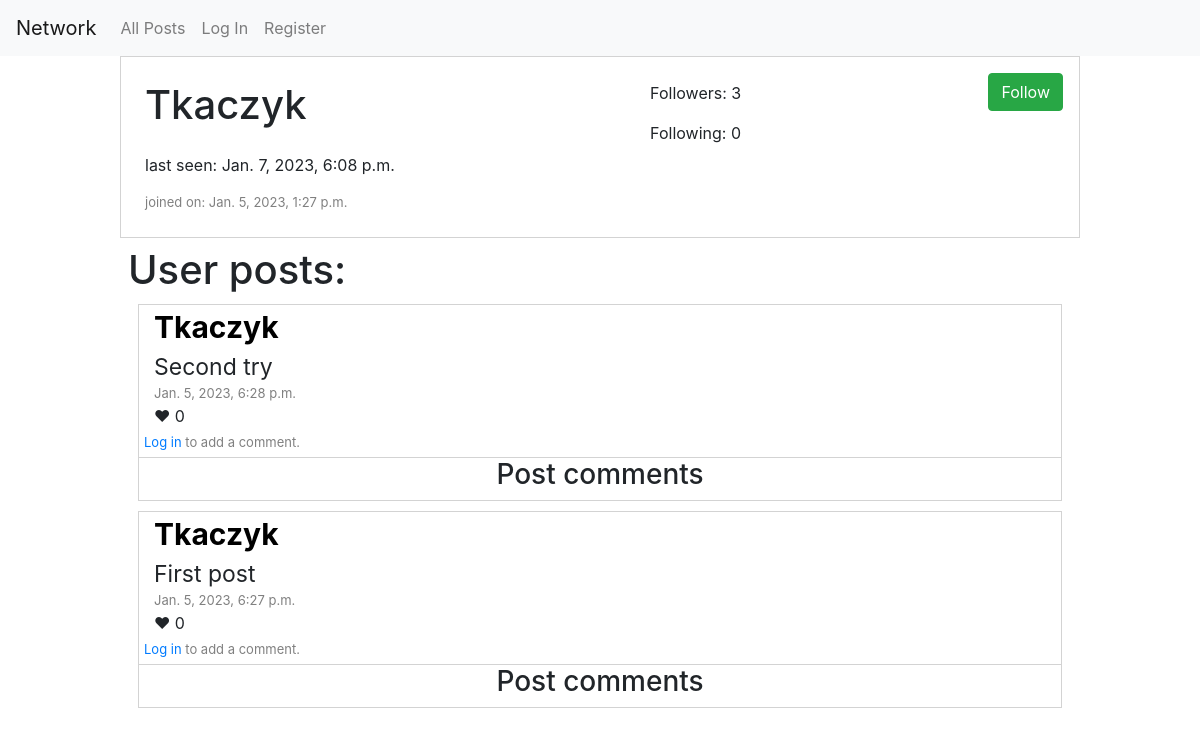
Before: /profil/Tkaczyk with the older database file.
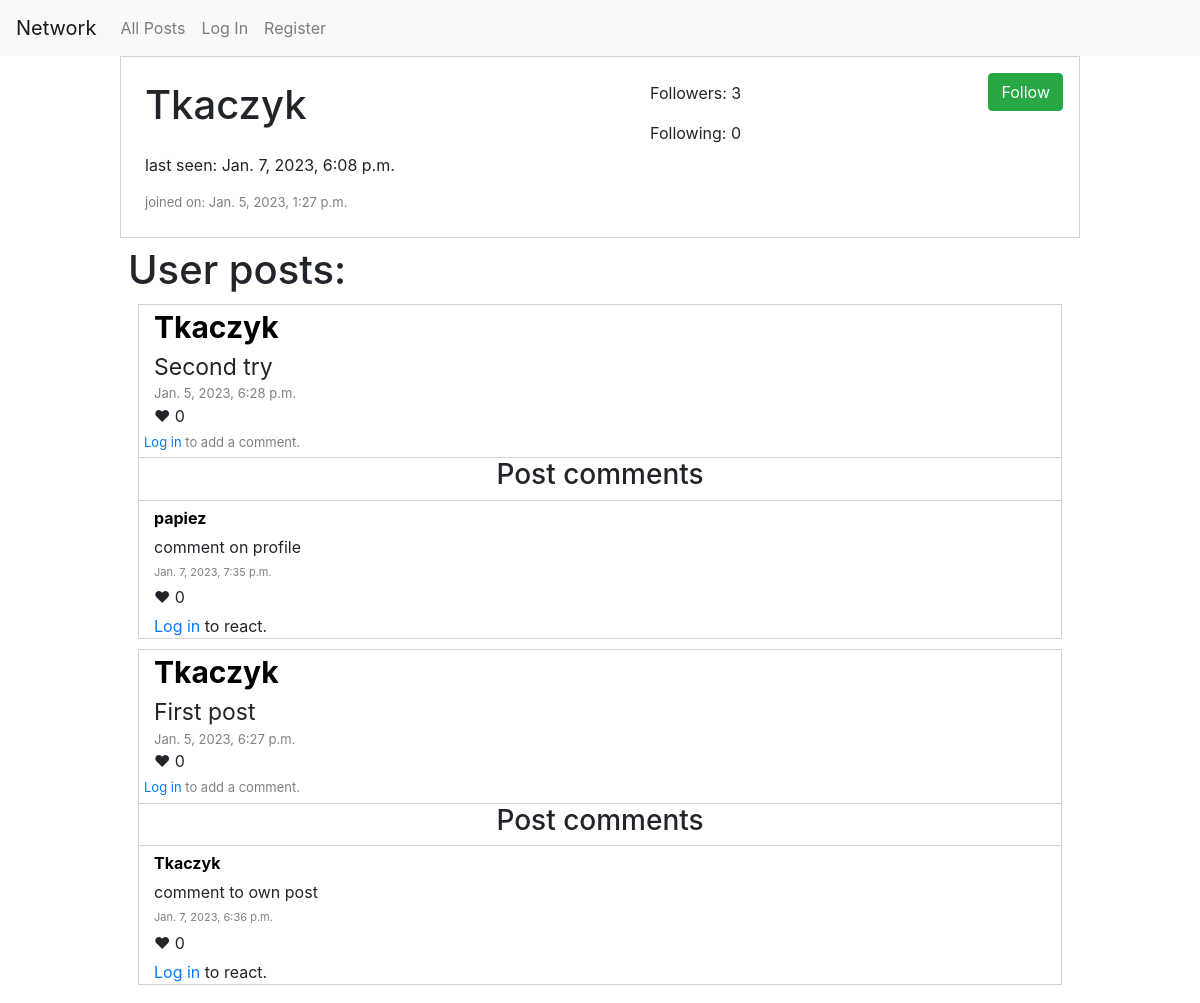
After: the same page with the newer database file.
### network/models.py (models this page shows)
class User(AbstractUser):
    followers = models.ManyToManyField("self", blank=True, related_name="followers")
    following = models.ManyToManyField("self", blank=True, related_name="following")

class Post(models.Model):
    owner = models.ForeignKey(User, on_delete=models.CASCADE, related_name="post_owner", default=None)
    timestamp = models.DateTimeField(default=None)
    content = models.CharField(max_length=2500, default=None)
    likes = models.ManyToManyField(User, blank=True, related_name="likers")

class Comments(models.Model):
    post_id = models.ForeignKey(Post, on_delete=models.CASCADE, related_name="post_id", default=None)
    owner = models.ForeignKey(User, on_delete=models.CASCADE, related_name="comment_owner", default=None)
    timestamp = models.DateTimeField(default=None)
    likes = models.ManyToManyField(User, blank=True, related_name="comment_likers")
    content = models.CharField(max_length=1000, default=None, null=True)

### network/views.py (the view)
# urls.py: path("profil/<str:username>", views.profil, name="profil"),
def profil(request, username):
    try:
        user = User.objects.get(username=username)
    except ObjectDoesNotExist:
        message = "stop playing with links"
        return render(request, "network/profil.html", {
            "message": message
        })
    followers = user.followers.all()
    posts = Post.objects.filter(owner=user).order_by('-timestamp')
    paginator = Paginator(posts, 10)
    comments = Comments.objects.all().order_by('-timestamp')
    page_number = request.GET.get('page')
    page_obj = paginator.get_page(page_number)
    return render(request, "network/profil.html", {
        "user_data": user,
        "followers": followers,
        "posts": page_obj,
        "number": paginator.num_pages,
        "site": "profil",
        "comments": comments
    })

### network/templates/network/profil.html (shortened to what this page needs)
{% extends "network/layout.html" %}
{% block body %}
      {% if not message %}
            <div class="d-flex align-items-center flex-column">
                  <div class="p-2 d-flex" id="new_post_container">
                        <div class="p-2 d-flex flex-column">
                              <div class="p-2">
                                    <h1>{{ user_data.username }}</h1>
                              </div>
                              <div class="p-2">
                                    last seen: {{ user_data.last_login }}
                              </div>
                              <div class="p-2" id="post_timestamp">
                                    joined on: {{ user_data.date_joined }}
                              </div>
                        </div>
                        <div class="p-2 d-flex flex-column ml-auto">
                              <div class="p-2">
                                    Followers: {{ user_data.followers.count }}
                              </div>
                              <div class="p-2">
                                    Following: {{ user_data.following.count }}
                              </div>
                        </div>
                        <div class="p-2 ml-auto">
                              {% if not user_data == user %}
                                    {% if user in followers %}
                                          <form method="POST" action="{% url 'follow' username=user_data.username %}">
                                                {% csrf_token %}
                                                <button type="submit" class="btn btn-danger">Unfollow</button>
                                          </form>
                                    {% else %}
                                          <form method="POST" action="{% url 'follow' username=user_data.username %}">
                                                <button type="submit" class="btn btn-success">Follow</button>
                                          </form>
                                    {% endif %}
                              {% endif %}
                        </div>
                  </div>
                  <div class="d-flex flex-column" id="posts_container">
                  <div class="p-2">
                        <h1>User posts:</h1>
                        {% if posts %}
                              {% for post in posts %}
                                    <div class="post">
                                          <div id="post_author">
                                                <a href="{% url 'profil' username=post.owner %}" style="color: black;"><strong>{{ post.owner }}</strong></a>
                                          </div>
                                          <div id="post_content">
                                                <div class="post_content_view" id="post_content_view_post{{ post.id }}">
                                                    {{ post.content }}
                                                </div>
                                          </div>
                                          <div id="post_timestamp">
                                                {{ post.timestamp }}
                                          </div>
                                          {% if user.is_authenticated %}
                                                <div class="d-flex" id="post{{ post.id }}_likes">
                                                      {% if user in post.likes.all %}
                                                      <div class="liked" id="{{ post.id }}"></div>
                                                      {% else %}
                                                      <div class="not_liked" id="{{ post.id }}"></div>
                                                      {% endif %}
                                                      {{ post.likes.count }}
                                                </div>
                                                <form method="POST" class="form-inline" action="{% url 'comment' post_id=post.id%}">
                                                      {% csrf_token %}
                                                      <input hidden name="site_name" value="{{ site }}">
                                                      <input required type="text" class="form-control" name="comment_content" placeholder="Add a comment..." style="width: 30%; margin: 10px;">
                                                      <button type="submit" class="btn btn-secondary">Comment</button>
                                                </form>
                                          {% else %}
                                                <div class="d-flex" id="post{{ post.id }}_likes">
                                                      ♥ {{ post.likes.count }}
                                                </div>
                                                <div id="post_timestamp" style="margin: 5px;">
                                                      <a href="{% url 'login' %}">Log in</a> to add a comment.
                                                </div>
                                          {% endif %}
                                          <div class="comments" style="margin: 0;">
                                                <span style="text-align: center;">
                                                   <h3>Post comments</h3>
                                                </span>
                                                {% for comment in comments %}
                                                    {% if comment.post_id == post %}
                                                        <div class="comment">
                                                            <div id="comment_owner">
                                                                  <a href="{% url 'profil' username=comment.owner %}" style="color: black;"><strong>{{ comment.owner }}</strong></a>
                                                            </div>
                                                            <div id="comment_content">
                                                                {{ comment.content }}
                                                            </div>
                                                            <div id="comment_timestamp">
                                                                {{ comment.timestamp }}
                                                            </div>
                                                            {% if user.is_authenticated %}
                                                                <div class="d-flex" id="comment{{ comment.pk }}_likes">
                                                                    {% if user in comment.likes.all %}
                                                                        <div class="comment_liked" id="{{ comment.pk }}"></div>
                                                                    {% else %}
                                                                        <div class="comment_not_liked" id="{{ comment.pk }}"></div>
                                                                    {% endif %}
                                                                    {{ comment.likes.count }}
                                                                </div>
                                                            {% else %}
                                                                <div class="d-flex" id="post{{ post.id }}_likes">
                                                                        ♥ {{ comment.likes.count }}
                                                                </div>
                                                                <a href="{% url 'login' %}">Log in</a> to react.
                                                            {% endif %}
                                                        </div>
                                                    {% endif %}
                                                {% endfor %}
                                          </div>
                                    </div>
                              {% endfor %}
                        {% else %}
                              <h5>User has no posts yet.</h5>
                        {% endif %}
                  </div>
            </div>
      {% else %}
            <h1>{{ message }}</h1>
      {% endif %}
{% endblock %}

### network/templates/network/layout.html (shortened to what this page needs)
{% load static %}
<!DOCTYPE html>
<html lang="en">
    <head>
        <link rel="stylesheet" href="https://stackpath.bootstrapcdn.com/bootstrap/4.4.1/css/bootstrap.min.css">
        <link href="{% static 'network/styles.css' %}" rel="stylesheet">
    </head>
    <body>
        <nav class="navbar navbar-expand-lg navbar-light bg-light">
            <a class="navbar-brand" href="{% url 'index' %}">Network</a>
            <div>
              <ul class="navbar-nav mr-auto">
                <li class="nav-item">
                  <a class="nav-link" href="{% url 'index' %}">All Posts</a>
                </li>
                {% if user.is_authenticated %}
                    <li class="nav-item">
                        <a class="nav-link" href="{% url 'following' %}">Following</a>
                    </li>
                    <li class="nav-item">
                        <a class="nav-link" href="{% url 'logout' %}">Log Out</a>
                    </li>
                {% else %}
                    <li class="nav-item">
                        <a class="nav-link" href="{% url 'login' %}">Log In</a>
                    </li>
                    <li class="nav-item">
                        <a class="nav-link" href="{% url 'register' %}">Register</a>
                    </li>
                {% endif %}
              </ul>
            </div>
          </nav>
        <div class="body">
            {% block body %}
            {% endblock %}
        </div>
    </body>
</html>

### network/static/network/styles.css (style rules this page uses)
#new_post_container { border: 1px solid; border-color: lightgray; width: 80vw; }
#posts_container { width: 80vw; }
.post { border: 1px solid; border-color: lightgray; margin: 10px; }
div.post > * { margin-left: 15px; }
#post_author { font-size: 30px; }
#post_timestamp { font-size: 13px; color: gray; }
#post_content { font-size: 23px; }
.comments { width: 100%; border-top: 1px solid; border-color: lightgray; }
.comment { width: 100%; border-top: 1px solid; border-color: lightgray; }
div.comment > * { margin-left: 15px; margin-top: 5px; margin-bottom: 5px; }
#comment_timestamp { font-size: 11px; color: gray; }

Changed rows visible on the page:
added Comments: owner "papiez", content "comment on profile", timestamp "Jan. 7, 2023, 7:35 p.m.", likes.count "0", shown under Post "Second try"
added Comments: owner "Tkaczyk", content "comment to own post", timestamp "Jan. 7, 2023, 6:36 p.m.", likes.count "0", shown under Post "First post"
